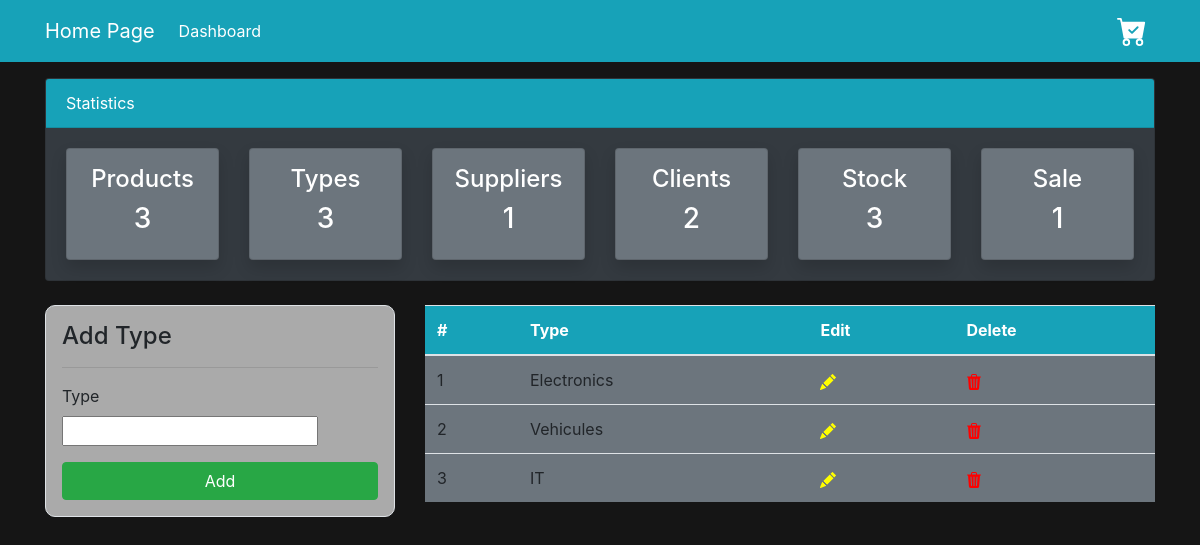
The app's page /list_Types/, older data.
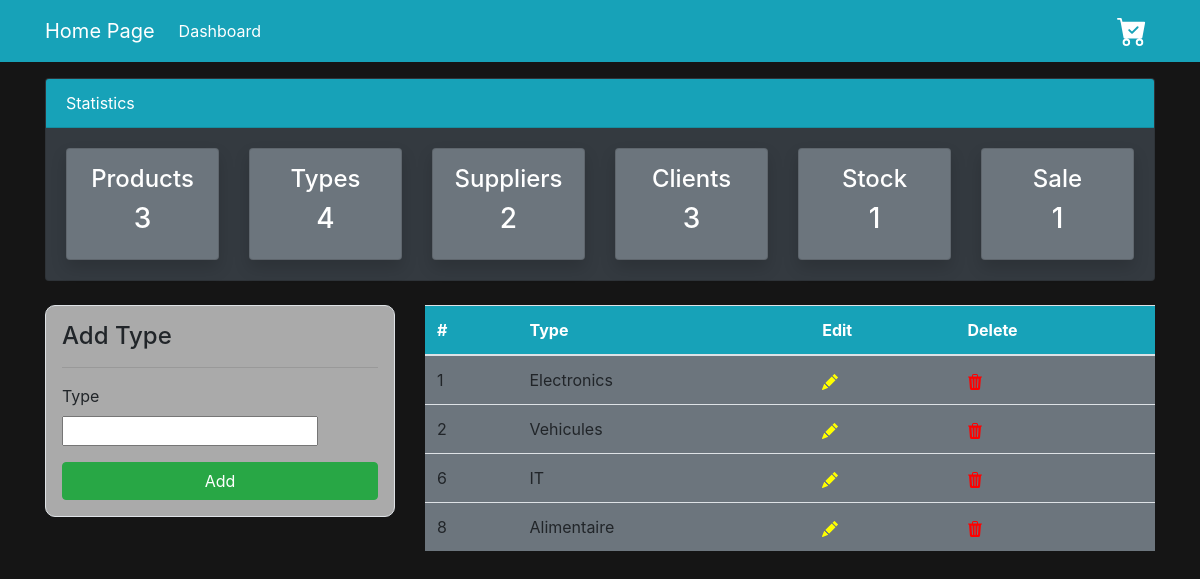
The same page, newer data.
### GestStockMagasin/models.py (models this page shows, shortened)
class TypeProduit (models.Model):
    CodeT = models.AutoField(primary_key=True)
    DesignationT = models.CharField(max_length=100)

### GestStockMagasin/views.py (the view)
# urls.py: path('list_Types/', views.afficher_Types,name="dashboard-types"),
def afficher_Types(request):
    prods = Produit.objects.all()
    prod_count = prods.count()
    item = VenteComptoir.objects.all()
    vente_count = item.count()
    fours = Fournisseur.objects.all()
    fours_count = fours.count()
    types = TypeProduit.objects.all()
    type_count = types.count()
    users = User.objects.all()
    user_count = users.count()
    Clients = Client.objects.all()
    client_count = Clients.count()
    stock = Stock.objects.all()
    stock_count = stock.count()
    if request.method == 'POST':
        form = TypeForm(request.POST)
        if form.is_valid():
            form.save()
            T_name = form.cleaned_data.get('DesignationT')
            messages.success(request, f'{T_name} has been added')
            return redirect("dashboard-types")
    else:
        form = TypeForm()
    contexte = {
        'types':types,
        'form' : form,
        'P_count':prod_count,
        'F_count':fours_count,
        'C_count':client_count,
        'U_count': user_count,
        'T_count':type_count,
        'S_count':stock_count,
        'V_count':vente_count,
    }
    return render(request, "dashboard/Types.html", contexte)

### GestStockMagasin/forms.py
class TypeForm(forms.ModelForm):
    class Meta:
        model = TypeProduit
        fields = "__all__"

### GestStockMagasin/templates/dashboard/Types.html (shortened to what the changed rows need)
<!DOCTYPE html>
<html lang="en">
  <head>
    <link
      rel="stylesheet"
      href="https://cdn.jsdelivr.net/npm/bootstrap@4.6.2/dist/css/bootstrap.min.css"
    />
  </head>
  <body style="background-color: #151515">
    <div class="container">
      <div class="row mt-3">
        <div class="col-md-12">
          <div class="card bg-dark">
            <div class="card-body">
              <div class="row">
                <div class="col-md-2">
                  <a
                    class="text-decoration-none text-white"
                    href="{% url 'dashboard-types' %}"
                  >
                    <div
                      class="card my-card shadow text-center p-3 bg-secondary"
                    >
                      <h4>Types </h4>
                      <h3>{{ T_count }}</h3>
                    </div>
                  </a>
                </div>
                <div class="col-md-2">
                  <a
                    class="text-decoration-none text-white"
                    href="{% url 'dashboard-Fournisseur' %}"
                  >
                    <div
                      class="card my-card shadow text-center p-3 bg-secondary"
                    >
                      <h4>Suppliers </h4>
                      <h3>{{ F_count }}</h3>
                    </div>
                  </a>
                </div>
                <div class="col-md-2">
                  <a
                    class="text-decoration-none text-white"
                    href="{% url 'dashboard-client' %}"
                  >
                    <div
                      class="card my-card shadow text-center p-3 bg-secondary"
                    >
                      <h4>Clients </h4>
                      <h3>{{ C_count }}</h3>
                    </div>
                  </a>
                </div>
                <div class="col-md-2">
                  <a
                    class="text-decoration-none text-white"
                    href="{% url 'dashboard-stock' %}"
                  >
                    <div
                      class="card my-card shadow text-center p-3 bg-secondary"
                    >
                      <h4>Stock </h4>
                      <h3>{{ S_count }}</h3>
                    </div>
                  </a>
                </div>
              </div>
            </div>
          </div>
        </div>
      </div>
    </div>
    <div class="container">
      <div class="row my-4">
        <div class="col-md-8">
          <table class="table bg-secondary">
            <thead class="bg-info">
              <tr class="text-white">
                <th scope="col">#</th>
                <th scope="col">Type</th>
                <th scope="col">Edit</th>
                <th scope="col">Delete</th>
              </tr>
            </thead>
            <tbody>
              {% for T in types %}
              <tr>
                <td class="text-black">{{ T.CodeT }}</td>
                <td class="text-black">{{ T.DesignationT }}</td>
                <td class="text-black">
                  <a href="{% url 'edit-type' T.CodeT %}">
                  </a>
                </td>
                <td class="text-black">
                  <a href="{% url 'delete-type' T.CodeT %}">
                  </a>
                </td>
              </tr>
              {% endfor %}
            </tbody>
          </table>
        </div>
      </div>
    </div>
  </body>
</html>

Row changes from the older to the newer data that the page shows:
removed TypeProduit: CodeT "3", DesignationT "IT"
added TypeProduit: CodeT "6", DesignationT "IT"
added TypeProduit: CodeT "8", DesignationT "Alimentaire"
Text that changed along with them:
{{ T_count }}: "3" → "4"
{{ F_count }}: "1" → "2"
{{ C_count }}: "2" → "3"
{{ S_count }}: "3" → "1"
